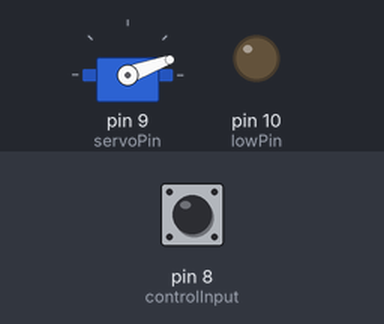
Bench run of a sketch on a simulated Arduino Uno, built with avr-gcc and run on an emulated ATmega328P. On the bench: servo, output pins drawn as LEDs (lit = HIGH). The test bench sets the inputs (shaded band); at power-on: pin 8 (controlInput) HIGH. What the sketch prints to the serial monitor is not drawn.

Above: at 2.2 s.
2.3 s: pin 8 (controlInput) pulled LOW for 0.15 s
At 2.83 s:
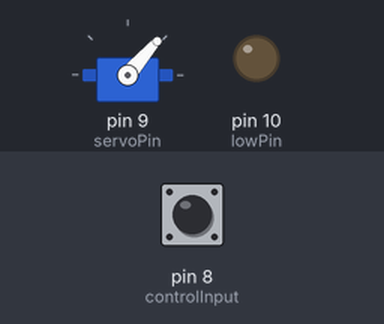
At 3.44 s:
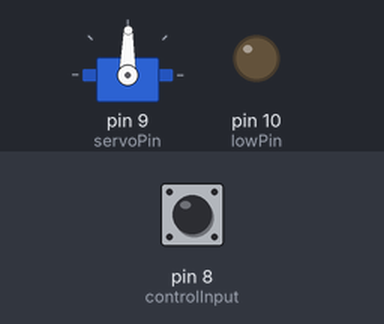
5.3 s: pin 8 (controlInput) pulled LOW for 1 s
At 6.15 s:
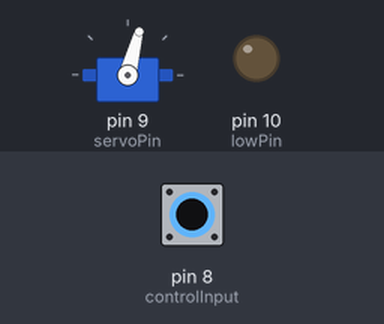
Timing chart, 0 to 9.5 s (numbered marks = the images above; inputs shaded):
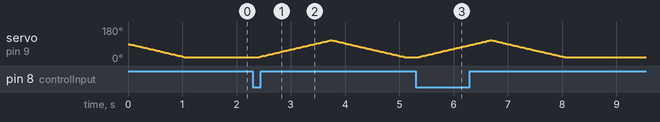

Measured:
- after the input at 2.3 s, servo on pin 9 (servoPin): rises from 20° to 110° in 1.3 s, then falls to 20° in 1.4 s
- after the input at 5.3 s, servo on pin 9 (servoPin): rises from 20° to 110° in 1.3 s, then falls to 20° in 1.4 s

The sketch:

hab_camservo_test.ino
```cpp
/*
   Servo driver for in-flight photo shoot
*/

#include <Servo.h>

const bool debugMode = true;

const int controlInput = 8;
const int servoPin = 9;
const int lowPin = 10;

int servoPositionOut = 20;
int servoPositionIn = 110; // Need to test to obtain proper value

Servo camServo;

void setup() {
  pinMode(lowPin, OUTPUT); digitalWrite(lowPin, LOW);
  pinMode(controlInput, INPUT_PULLUP);
  camServo.attach(servoPin);

  Serial.begin(115200);

  if (debugMode) Serial.print("Moving servo to start position...");
  int servoPositionInitial = camServo.read();
  if (servoPositionInitial > servoPositionOut) {
    for (int x = servoPositionInitial; x >= servoPositionOut; x--) {
      camServo.write(x);
      delay(15);
    }
  }
  else if (servoPositionInitial < servoPositionOut) {
    for (int x = servoPositionInitial; x <= servoPositionOut; x++) {
      camServo.write(x);
      delay(15);
    }
  }
  if (debugMode) Serial.println("complete.");
}

void loop() {
  delay(100);
  if (digitalRead(controlInput) == LOW) {
    if (debugMode) Serial.print("Positioning photo...");
    positionPhoto();
  }
}

void positionPhoto() {
  for (int x =  servoPositionOut; x <= servoPositionIn; x++) {
    camServo.write(x);
    delay(15);
  }
  while (digitalRead(controlInput) == LOW) {
    ;
  }
  for (int x = servoPositionIn; x >= servoPositionOut; x--) {
    camServo.write(x);
    delay(15);
  }
  if (debugMode) Serial.println("capture complete.");
}
```
